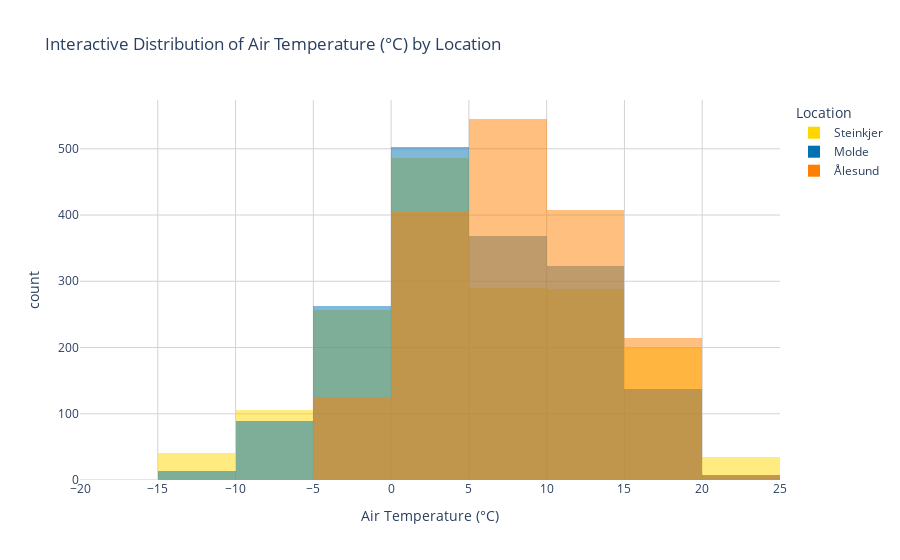
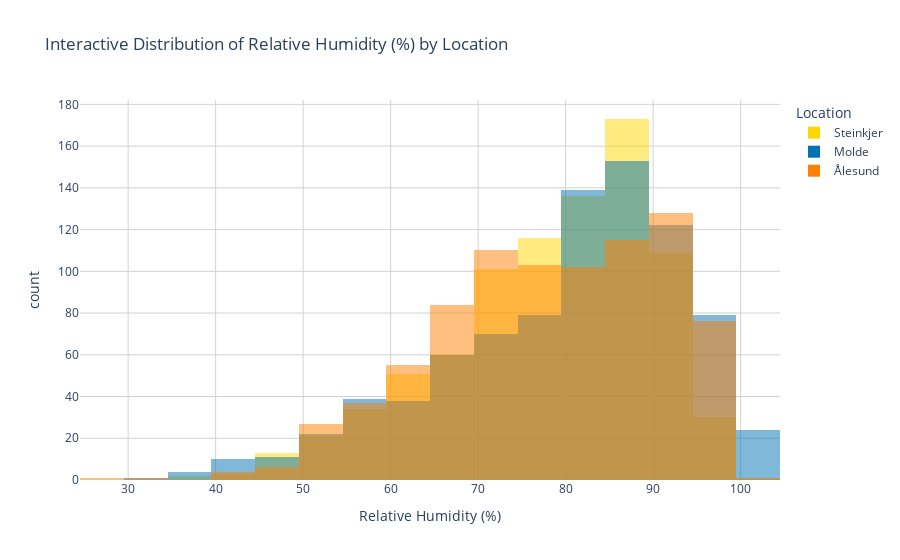

Notebook cell for these charts, in order:
### Markdown cell above
Histogram

### Code cell
plot_histogram(df, "mean(air_temperature P1D)", "Air Temperature (°C)")
plot_histogram(df, "mean(relative_humidity P1D)", "Relative Humidity (%)")

### Figure 1 — Plotly figure (JSON) as saved in the notebook; plotly's stock layout.template omitted (floating-point values rounded to 4 significant figures; data arrays with more than 128 entries replaced by an {"elided": "..."} marker saying what was removed)
{"data": [{"bingroup": "x", "hovertemplate": "Location=Steinkjer<br>Air Temperature (°C)=%{x}<br>count=%{y}<extra></extra>", "legendgroup": "Steinkjer", "marker": {"color": "#FFD700", "opacity": 0.5, "pattern": {"shape": ""}}, "name": "Steinkjer", "nbinsx": 20, "orientation": "v", "showlegend": true, "type": "histogram", "x": {"elided": "1702 float values"}, "xaxis": "x", "yaxis": "y"}, {"bingroup": "x", "hovertemplate": "Location=Molde<br>Air Temperature (°C)=%{x}<br>count=%{y}<extra></extra>", "legendgroup": "Molde", "marker": {"color": "#0072B2", "opacity": 0.5, "pattern": {"shape": ""}}, "name": "Molde", "nbinsx": 20, "orientation": "v", "showlegend": true, "type": "histogram", "x": {"elided": "1702 float values"}, "xaxis": "x", "yaxis": "y"}, {"bingroup": "x", "hovertemplate": "Location=Ålesund<br>Air Temperature (°C)=%{x}<br>count=%{y}<extra></extra>", "legendgroup": "Ålesund", "marker": {"color": "#FF8000", "opacity": 0.5, "pattern": {"shape": ""}}, "name": "Ålesund", "nbinsx": 20, "orientation": "v", "showlegend": true, "type": "histogram", "x": {"elided": "1702 float values"}, "xaxis": "x", "yaxis": "y"}], "layout": {"barmode": "overlay", "legend": {"title": {"text": "Location"}, "tracegroupgap": 0}, "paper_bgcolor": "white", "plot_bgcolor": "white", "title": {"text": "Interactive Distribution of Air Temperature (°C) by Location"}, "xaxis": {"anchor": "y", "domain": [0, 1], "gridcolor": "lightgrey", "showgrid": true, "title": {"text": "Air Temperature (°C)"}}, "yaxis": {"anchor": "x", "domain": [0, 1], "gridcolor": "lightgrey", "showgrid": true, "title": {"text": "count"}}}}

### Figure 2 — Plotly figure (JSON) as saved in the notebook; plotly's stock layout.template omitted (floating-point values rounded to 4 significant figures; data arrays with more than 128 entries replaced by an {"elided": "..."} marker saying what was removed)
{"data": [{"bingroup": "x", "hovertemplate": "Location=Steinkjer<br>Relative Humidity (%)=%{x}<br>count=%{y}<extra></extra>", "legendgroup": "Steinkjer", "marker": {"color": "#FFD700", "opacity": 0.5, "pattern": {"shape": ""}}, "name": "Steinkjer", "nbinsx": 20, "orientation": "v", "showlegend": true, "type": "histogram", "x": {"elided": "850 float values"}, "xaxis": "x", "yaxis": "y"}, {"bingroup": "x", "hovertemplate": "Location=Molde<br>Relative Humidity (%)=%{x}<br>count=%{y}<extra></extra>", "legendgroup": "Molde", "marker": {"color": "#0072B2", "opacity": 0.5, "pattern": {"shape": ""}}, "name": "Molde", "nbinsx": 20, "orientation": "v", "showlegend": true, "type": "histogram", "x": {"elided": "851 float values"}, "xaxis": "x", "yaxis": "y"}, {"bingroup": "x", "hovertemplate": "Location=Ålesund<br>Relative Humidity (%)=%{x}<br>count=%{y}<extra></extra>", "legendgroup": "Ålesund", "marker": {"color": "#FF8000", "opacity": 0.5, "pattern": {"shape": ""}}, "name": "Ålesund", "nbinsx": 20, "orientation": "v", "showlegend": true, "type": "histogram", "x": {"elided": "850 float values"}, "xaxis": "x", "yaxis": "y"}], "layout": {"barmode": "overlay", "legend": {"title": {"text": "Location"}, "tracegroupgap": 0}, "paper_bgcolor": "white", "plot_bgcolor": "white", "title": {"text": "Interactive Distribution of Relative Humidity (%) by Location"}, "xaxis": {"anchor": "y", "domain": [0, 1], "gridcolor": "lightgrey", "showgrid": true, "title": {"text": "Relative Humidity (%)"}}, "yaxis": {"anchor": "x", "domain": [0, 1], "gridcolor": "lightgrey", "showgrid": true, "title": {"text": "count"}}}}
